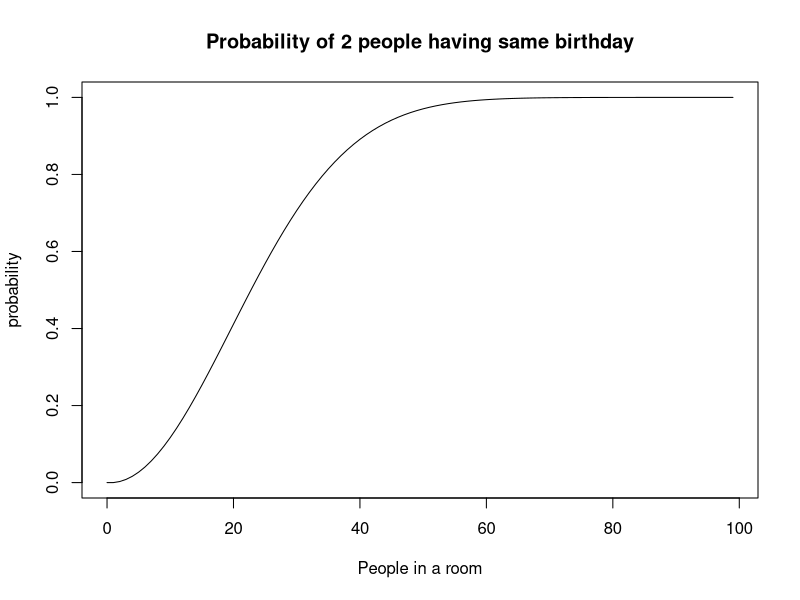

Here is the R script that generated this plot:
## ---- chunk 1
#| echo: true
prob <- function(n){
  numerator = exp(lfactorial(365) - lfactorial(365-n))
	denominator = 365 ** n
	return(1 - numerator/denominator)
}

probs = sapply(0:99, function(n) prob(n))

plot(0:99, probs, type="l",
     main="Probability of 2 people having same birthday",
     xlab = "People in a room", ylab="probability")
